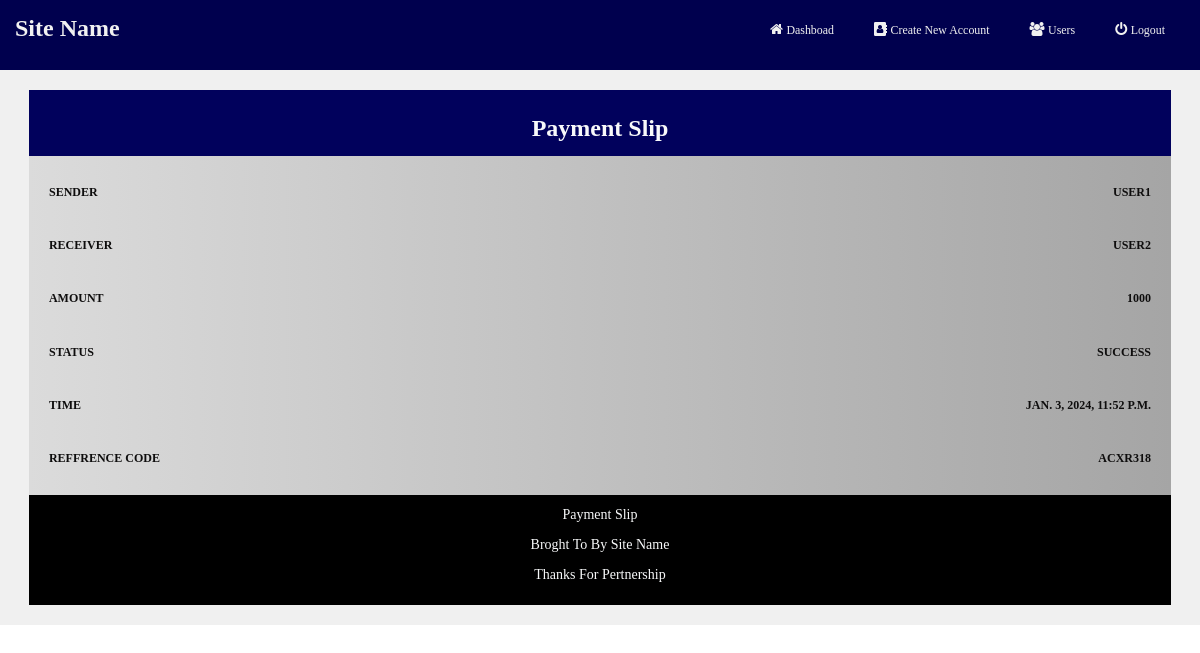
/history/6/, run on the app's committed database.
### App/models.py (models this page shows, shortened)
class Transactions(models.Model):
    sender = models.ForeignKey(Users, on_delete=models.CASCADE, related_name='sender')
    receiver = models.ForeignKey(Users, on_delete=models.CASCADE, related_name='receiver')
    amount = models.PositiveIntegerField(default=0.00)
    time_stamp = models.DateTimeField(verbose_name="time stamp", auto_now=True)
    otp = models.PositiveIntegerField()
    reffrence_code = models.CharField(max_length=200)
    status = models.CharField(max_length=200)

class Users(AbstractUser):
    currency = models.CharField(max_length=200)
    phone_number = models.CharField(max_length=20)
    country = models.CharField(max_length=200)
    address = models.CharField(max_length=250)
    date_joined = models.DateTimeField(verbose_name="date joined", auto_now_add=True)
    last_login = models.DateTimeField(verbose_name="last login", auto_now=True)
    balance = models.FloatField(default=0.00, null=True)
    account_number = models.PositiveIntegerField(default=0, null=True)
    account_type = models.CharField(max_length=200)
    bank = models.CharField(max_length=200)
    block = models.BooleanField(default=False)
    username = models.CharField(max_length=100, blank=True, null=True, unique=True)
    gender = models.CharField(max_length=200)
    profile_picture = models.ImageField(upload_to='picture')
    def __str__(self):
        return self.username

### App/views.py (the view)
# urls.py: path('history/<int:pk>/', views.History, name='history'),
def History(request, pk):
    history = Transactions.objects.get(id=pk)
    context = {
        'history':history,
    }
    return render(request, 'profile/history.html', context)

### template/profile/history.html (shortened to what this page needs)
<!DOCTYPE html>
{% extends 'nav_auth/extentions.html' %}
{% load static %}
{% block content %}
<body>
    <div>
        {% include 'nav_auth/links.html' %}
        <section class="col-md-12" id="dashboad_section2">
            <div class="slip">
                <div class="slip_body">
                    <div class="col-md-12 text-center p-3"
                        style="background-color: rgb(1, 1, 92); width: 100%; position: relative;"
                    >
                        <h3 class="text-center text-light">Payment Slip</h3>
                    </div>
                    <div class="col-md-12"
                        style="padding: 10px;position: relative;
                        background: linear-gradient(to right, rgb(219, 219, 219), rgb(165, 165, 165));"
                    >
                        <div class="col-md-12 slip_content">
                            <div>
                                <h4>Sender</h4>
                            </div>
                            <div>
                                <h4>{{history.sender}}</h4>
                            </div>
                        </div>
                        <div class="col-md-12 slip_content">
                            <div>
                                <h4>Receiver</h4>
                            </div>
                            <div>
                                <h4>{{history.receiver}}</h4>
                            </div>
                        </div>
                        <div class="col-md-12 slip_content">
                            <div>
                                <h4>Amount</h4>
                            </div>
                            <div>
                                <h4>{{history.amount}}</h4>
                            </div>
                        </div>
                        <div class="col-md-12 slip_content">
                            <div>
                                <h4>Status</h4>
                            </div>
                            <div>
                                <h4>{{history.status}}</h4>
                            </div>
                        </div>
                        <div class="col-md-12 slip_content">
                            <div>
                                <h4>Time</h4>
                            </div>
                            <div>
                                <h4>{{history.time_stamp}}</h4>
                            </div>
                        </div>
                        <div class="col-md-12 slip_content">
                            <div>
                                <h4>Reffrence Code</h4>
                            </div>
                            <div>
                                <h4>{{history.reffrence_code}}</h4>
                            </div>
                        </div>
                    </div>
                    <div class="col-md-12 text-center p-3"
                        style="background-color: rgb(0, 0, 0); width: 100%; position: relative;"
                    >
                        <p class="text-center text-light">Payment Slip</p>
                        <p class="text-center text-light">Broght To By Site Name</p>
                        <p class="text-center text-light">Thanks For Pertnership</p>
                    </div>
                </div>
            </div>
        </section>
    </div>
</body>
{% endblock %}

### static/css.css (style rules this page uses)
* { margin: 0px; padding: 0px; box-sizing: border-box; font-family: 'Arial Narrow'; }
:root { --button-bg: rgb(0, 0, 78); --button-color: #f1f1f1; --body-bg: rgb(240, 240, 240); --body-border: rgb(156, 156, 156); --body-color: rgb(0, 0, 78); --dack: rgb(14, 13, 13); }
h3 { text-transform: capitalize; font-weight: 700; line-height: 16px; }
h4 { text-transform: uppercase; font-weight: bolder; font-size: 12px; color: var(--dack); }
#dashboad_section2 { background-color: var(--body-bg); padding: 10px; }

### template/profile/history.html (style rules this page uses)
.slip { padding: 10px; display: flex; justify-content: space-around; }
.slip_content { display: flex; justify-content: space-between; padding: 10px; }

### data on the page
Transactions: sender "USER1", receiver "USER2", amount "1000", status "SUCCESS", time_stamp "JAN. 3, 2024, 11:52 P.M.", reffrence_code "ACXR318"
